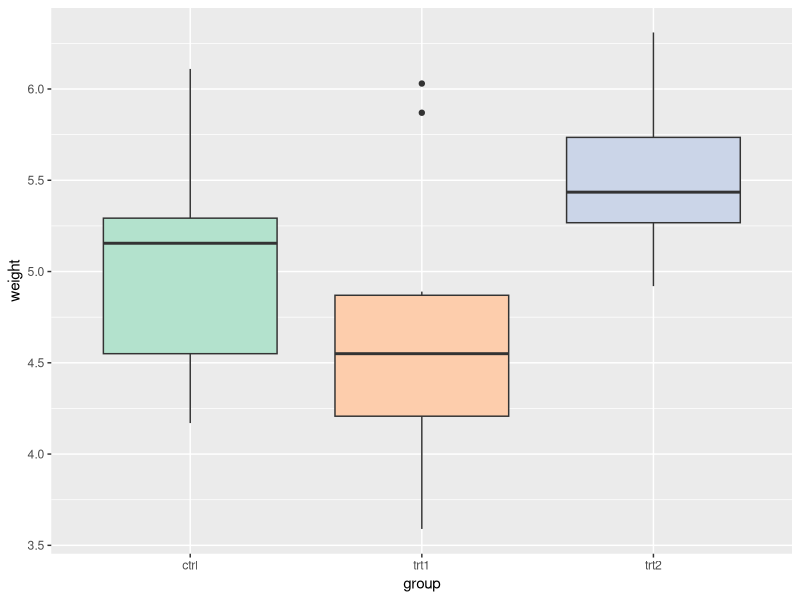
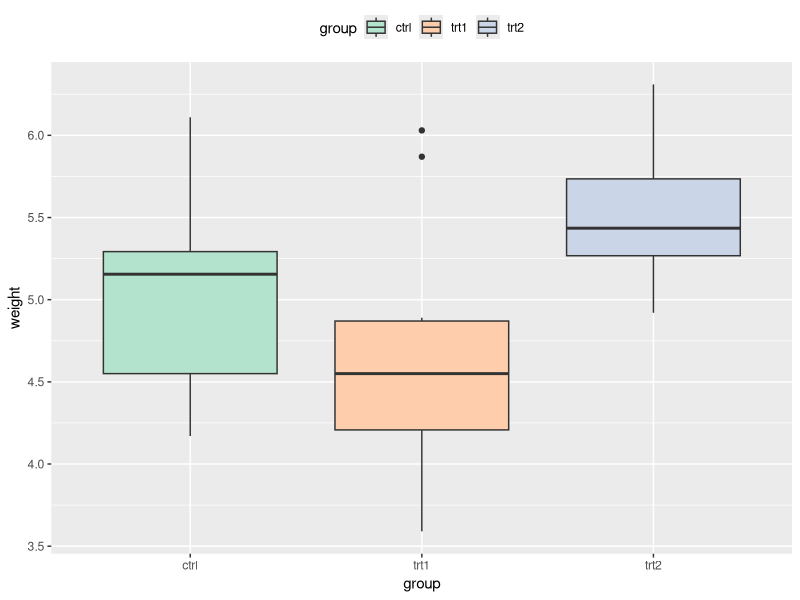
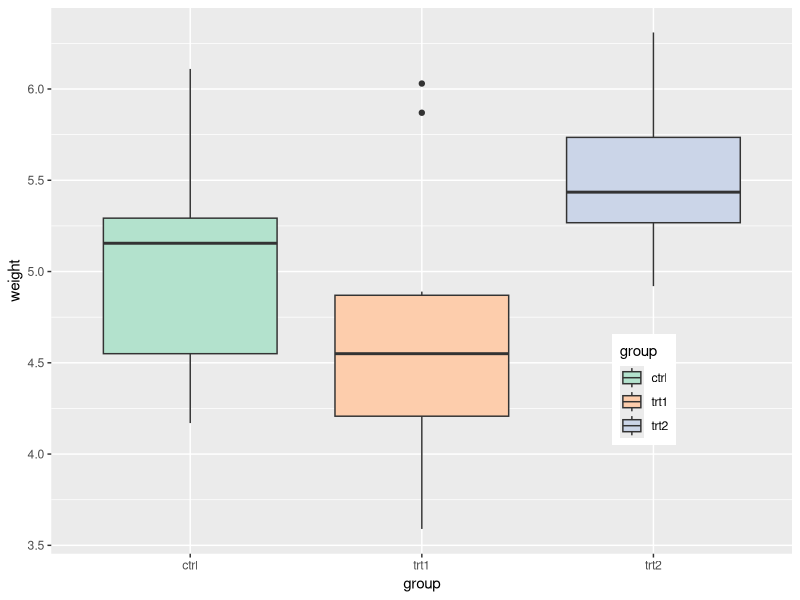
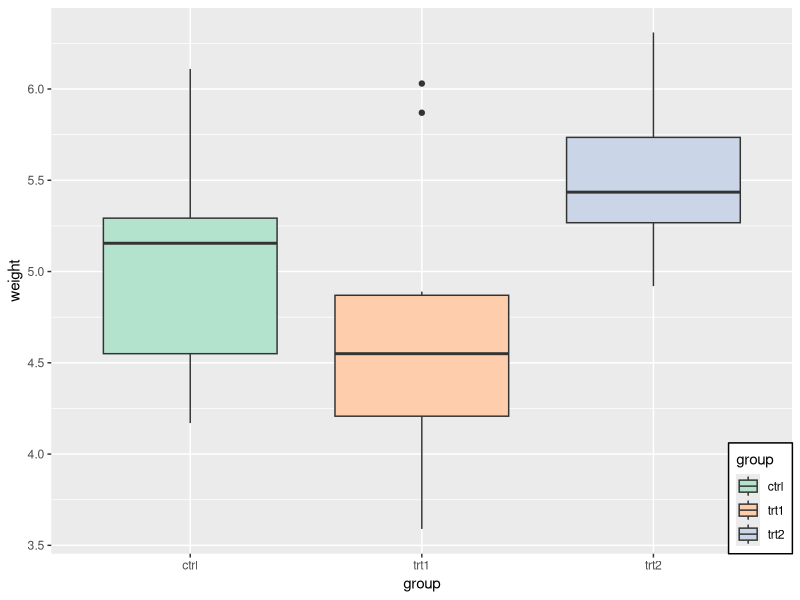
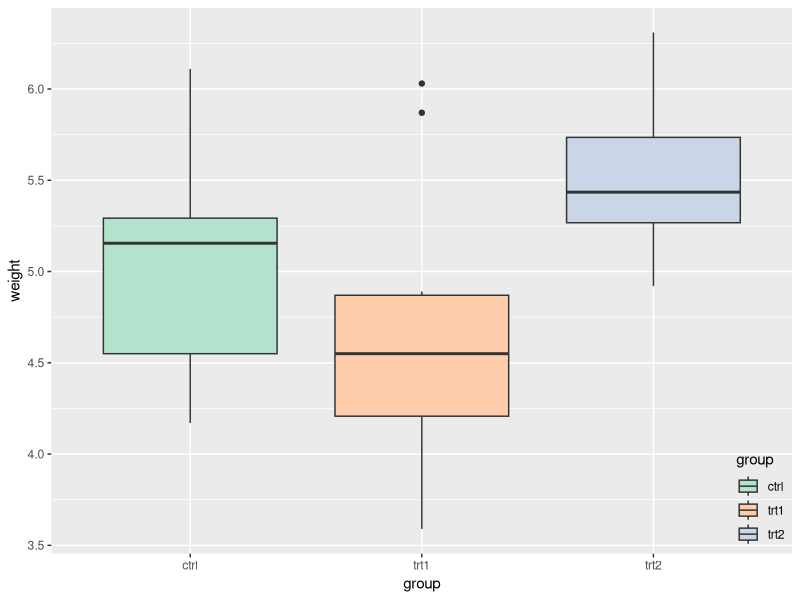
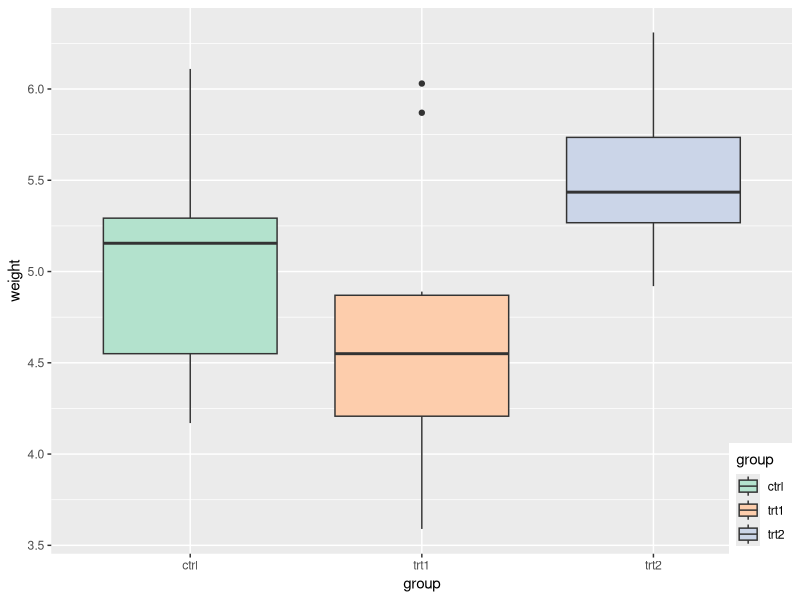
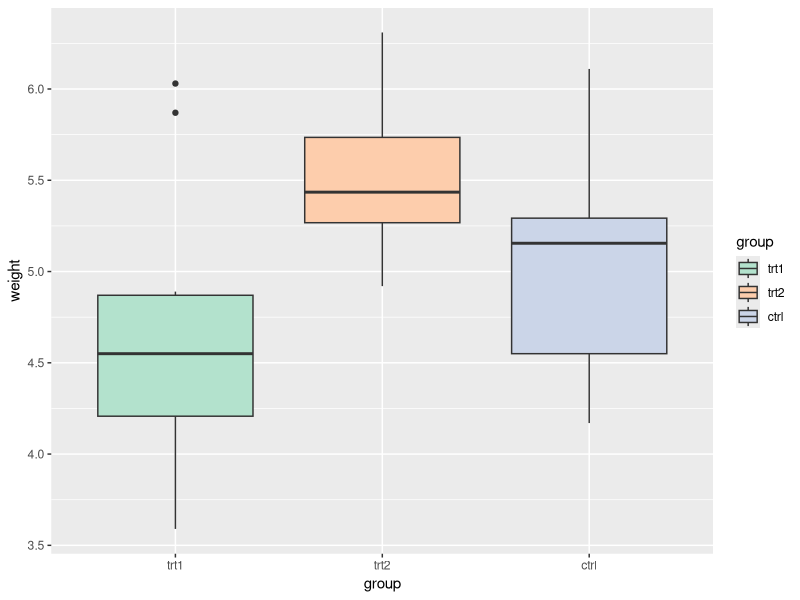
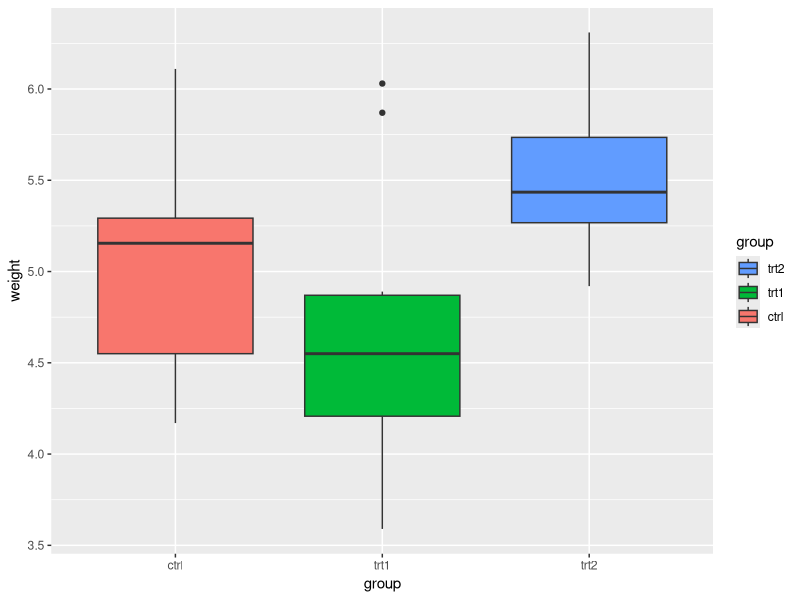

The R source for these figures, in order:
library(ggplot2)

pg_plot <- ggplot(PlantGrowth, aes(x = group, y = weight, fill = group)) +
  geom_boxplot() +
  scale_fill_brewer(palette = "Pastel2")

# Delete the legend
pg_plot +
  guides(fill = FALSE)

# Put the legend on top
pg_plot +
  theme(legend.position = "top")

# Put the legend inside
pg_plot +
  theme(legend.position = c(.8, .3))
pg_plot +
  theme(legend.position = c(1, 0), legend.justification = c(1, 0)) +
  theme(legend.background = element_rect(fill = "white", colour = "black"))  # Improving the style
pg_plot +
  theme(legend.position = c(1, 0), legend.justification = c(1, 0)) +
  theme(legend.background = element_blank()) +  # Remove overall border
  theme(legend.key = element_blank())           # Remove border around each item
pg_plot +
  theme(legend.position = c(1, 0), legend.justification = c(1, 0))

# Change the order of the elements
pg_plot <- ggplot(PlantGrowth, aes(x = group, y = weight, fill = group)) +
  geom_boxplot()
pg_plot +
  scale_x_discrete(limits = c("trt1", "trt2", "ctrl")) +                        # Changing the order of the plot
  scale_fill_brewer(palette = "Pastel2", limits = c("trt1", "trt2", "ctrl"))    # Changing the order of the legend

# Invert the order of the legend
pg_plot +
  guides(fill = guide_legend(reverse = TRUE))

# Change the title of the legend
pg_plot + 
  labs(fill = "Condition")
# Delkete the title of the legend
pg_plot + 
  guides(fill = guide_legend(title = NULL))

# Change the tags of the legend
pg_plot +
  scale_fill_discrete(labels = c("Control", "Type 1\ntreatment", "Type 2\ntreatment")) +
  theme(legend.text = element_text(lineheight = .8), legend.key.height = unit(1, "cm")) # Make the legend bigger


